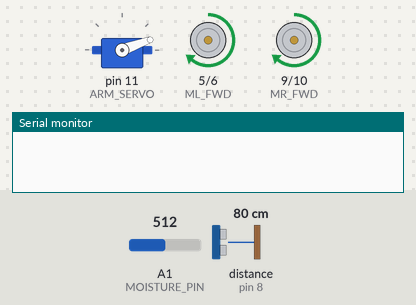
The sketch below on a simulated Arduino Uno, built with avr-gcc and run on an emulated ATmega328P. On the bench: servo, motor-driver pin pairs drawn as motors (green arrow = first pin HIGH = forward, orange = second pin HIGH = backward, longer = more drive), the last lines printed to the serial monitor. Wiring (inferred from the names in the program): ultrasonic range finder: trigger pin 7; echo pin 8. Inputs (shaded band) come from the test bench; at power-on: distance to the obstacle (sensor on pin 8) 80 cm, A1 (MOISTURE_PIN) = 512. The echo pulse lasts 58.3 µs per cm; random numbers use the default seed unless the sketch sets one.

Above: at 1.2 s.
1.3 s: distance to the obstacle (sensor on pin 8) set to 2 cm
At 1.51 s:
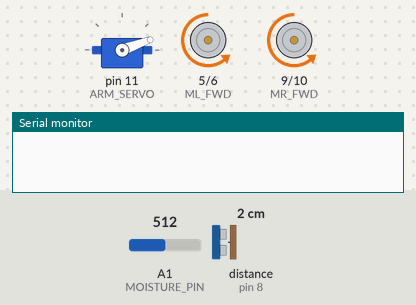
4.8 s: distance to the obstacle (sensor on pin 8) set to 19 cm
At 8.4 s:
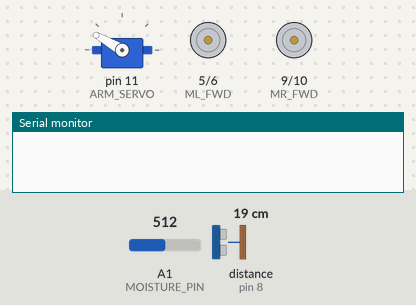
11.0 s: distance to the obstacle (sensor on pin 8) set to 23 cm
23.5 s: distance to the obstacle (sensor on pin 8) set to 4 cm
At 24.3 s:
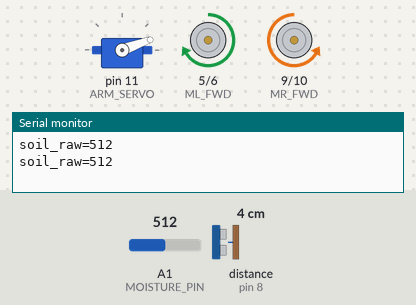
Timing chart, 0 to 28.3 s (numbered marks = the images above; inputs shaded):
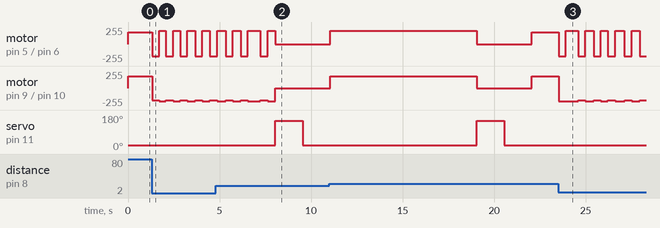

Measured:
- after the input at 1.3 s, motor on pin 5 (ML_FWD) / pin 6 (ML_REV): alternates forward 200/255 for 0.39 s and backward 180/255 for 0.40 s, starting at once; motor on pin 9 (MR_FWD) / pin 10 (MR_REV): alternates backward 200/255 for 0.39 s and backward 180/255 for 0.40 s, starting at once

The sketch:

terrain_rover.ino
```cpp
// Terrain-exploring rover: ultrasonic obstacle avoidance plus a rack-and-pinion
// arm (servo) that lowers a soil moisture sensor. Stream-bed detection with a
// camera ran on a separate system; here "bed found" is a simple trigger you can swap.
#include <Servo.h>

const uint8_t TRIG = 7, ECHO = 8;
const uint8_t ML_FWD = 5, ML_REV = 6, MR_FWD = 9, MR_REV = 10;
const uint8_t ARM_SERVO = 11, MOISTURE_PIN = A1;
const int OBSTACLE_CM = 20;
const int ARM_UP = 20, ARM_DOWN = 150;
const unsigned long TEST_EVERY_MS = 8000;

Servo arm;
unsigned long lastTest = 0;

long readCm() {
  digitalWrite(TRIG, LOW); delayMicroseconds(2);
  digitalWrite(TRIG, HIGH); delayMicroseconds(10);
  digitalWrite(TRIG, LOW);
  long us = pulseIn(ECHO, HIGH, 25000);
  return us ? us / 58 : 400;
}

void motors(int l, int r) {   // -255..255
  analogWrite(ML_FWD, l > 0 ? l : 0);  analogWrite(ML_REV, l < 0 ? -l : 0);
  analogWrite(MR_FWD, r > 0 ? r : 0);  analogWrite(MR_REV, r < 0 ? -r : 0);
}

void takeSoilReading() {
  motors(0, 0);
  arm.write(ARM_DOWN); delay(1500);
  int raw = analogRead(MOISTURE_PIN);
  Serial.print(F("soil_raw=")); Serial.println(raw);
  arm.write(ARM_UP); delay(1500);
}

void setup() {
  Serial.begin(9600);
  pinMode(TRIG, OUTPUT); pinMode(ECHO, INPUT);
  arm.attach(ARM_SERVO); arm.write(ARM_UP);
}

void loop() {
  if (millis() - lastTest > TEST_EVERY_MS) { takeSoilReading(); lastTest = millis(); }
  if (readCm() < OBSTACLE_CM) {
    motors(-180, -180); delay(400);
    motors(200, -200);  delay(random(300, 700));   // turn a random amount
  } else {
    motors(180, 180);
  }
  delay(40);
}
```
